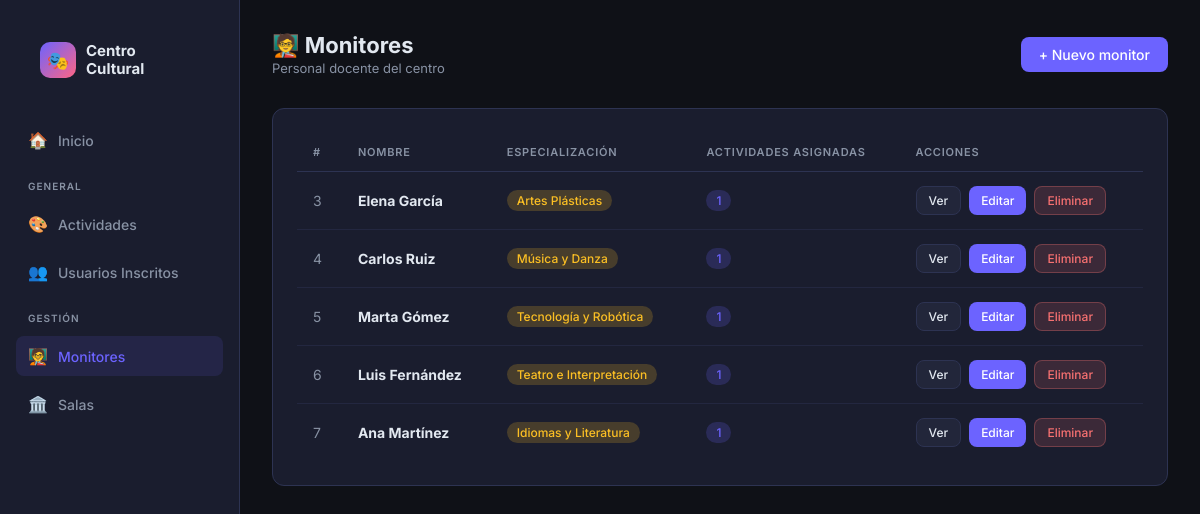
The page /monitores/ on the database its author committed.
### app_actividades/models.py (models this page shows, shortened)
class Monitor(models.Model):
    nombre = models.CharField(max_length=100)
    especializacion = models.CharField(max_length=100)
    def numero_actividades_asignadas(self):
        return self.actividades.count()

### app_actividades/views.py (the view)
# urls.py: path('monitores/', views.lista_monitores, name='lista_monitores'),
def lista_monitores(request):
    monitores = Monitor.objects.all()
    return render(request, 'app_actividades/monitores/lista_monitores.html', {'monitores': monitores})

### templates/app_actividades/monitores/lista_monitores.html (shortened to what this page needs)
{% extends "app_actividades/base.html" %}
{% block content %}
<div class="topbar">
    <div>
        <h1>🧑‍🏫 Monitores</h1>
        <p class="breadcrumb">Personal docente del centro</p>
    </div>
    <a href="{% url 'nuevo_monitor' %}" class="btn btn-primary">+ Nuevo monitor</a>
</div>
<div class="card">
    {% if monitores %}
    <div class="table-wrap">
    <table>
        <thead><tr><th>#</th><th>Nombre</th><th>Especialización</th><th>Actividades asignadas</th><th>Acciones</th></tr></thead>
        <tbody>
            {% for m in monitores %}
            <tr>
                <td style="color:var(--text-muted)">{{ m.id }}</td>
                <td><strong>{{ m.nombre }}</strong></td>
                <td><span class="badge badge-yellow">{{ m.especializacion }}</span></td>
                <td><span class="badge badge-purple">{{ m.numero_actividades_asignadas }}</span></td>
                <td>
                    <div class="actions">
                        <a href="{% url 'detalle_monitor' m.id %}" class="btn btn-secondary btn-sm">Ver</a>
                        <a href="{% url 'editar_monitor' m.id %}" class="btn btn-primary btn-sm">Editar</a>
                        <a href="{% url 'eliminar_monitor' m.id %}" class="btn btn-danger btn-sm">Eliminar</a>
                    </div>
                </td>
            </tr>
            {% endfor %}
        </tbody>
    </table>
    </div>
    {% else %}
    <div class="empty">
        <span class="empty-icon">🧑‍🏫</span>
        <p>No hay monitores registrados.</p>
        <a href="{% url 'nuevo_monitor' %}" class="btn btn-primary" style="margin-top:16px">Añadir monitor</a>
    </div>
    {% endif %}
</div>
{% endblock %}

### templates/app_actividades/base.html (style rules this page uses)
*, *::before, *::after { box-sizing: border-box; margin: 0; padding: 0; }
:root { --bg: #0f1117; --surface: #1a1d2e; --surface2: #22263a; --accent: #6c63ff; --accent2: #ff6584; --text: #e2e8f0; --text-muted: #8892a4; --border: #2d3352; --success: #34d399; --danger: #f87171; --warning: #fbbf24; --radius: 12px; --radius-sm: 8px; }
body { font-family: 'Inter', sans-serif; background: var(--bg); color: var(--text); min-height: 100vh; display: flex; }
.topbar { display: flex; align-items: center; justify-content: space-between; margin-bottom: 32px; }
.topbar h1 { font-size: 22px; font-weight: 700; }
.topbar .breadcrumb { font-size: 13px; color: var(--text-muted); margin-top: 2px; }
.btn { display: inline-flex; align-items: center; gap: 8px; padding: 9px 18px; border-radius: var(--radius-sm); font-size: 14px; font-weight: 500; cursor: pointer; border: none; text-decoration: none; transition: all .2s; }
.btn-primary { background: var(--accent); color: #fff; }
.btn-danger { background: rgba(248,113,113,.15); color: var(--danger); border: 1px solid rgba(248,113,113,.3); }
.btn-secondary { background: var(--surface2); color: var(--text); border: 1px solid var(--border); }
.btn-sm { padding: 6px 12px; font-size: 12px; }
.card { background: var(--surface); border: 1px solid var(--border); border-radius: var(--radius); padding: 24px; transition: border-color .2s; }
.table-wrap { overflow-x: auto; }
table { width: 100%; border-collapse: collapse; }
th { text-align: left; padding: 12px 16px; font-size: 11px; font-weight: 600; letter-spacing: .8px; text-transform: uppercase; color: var(--text-muted); border-bottom: 1px solid var(--border); }
td { padding: 14px 16px; font-size: 14px; border-bottom: 1px solid rgba(45,51,82,.5); }
tr:last-child td { border-bottom: none; }
.badge { display: inline-flex; align-items: center; padding: 3px 10px; border-radius: 20px; font-size: 12px; font-weight: 500; }
.badge-purple { background: rgba(108,99,255,.2); color: var(--accent); }
.badge-yellow { background: rgba(251,191,36,.2); color: var(--warning); }
.actions { display: flex; gap: 8px; }

### rows shown on the page
Monitor: id "3", nombre "Elena García", especializacion "Artes Plásticas", numero_actividades_asignadas "1"
Monitor: id "4", nombre "Carlos Ruiz", especializacion "Música y Danza", numero_actividades_asignadas "1"
Monitor: id "5", nombre "Marta Gómez", especializacion "Tecnología y Robótica", numero_actividades_asignadas "1"
Monitor: id "6", nombre "Luis Fernández", especializacion "Teatro e Interpretación", numero_actividades_asignadas "1"
Monitor: id "7", nombre "Ana Martínez", especializacion "Idiomas y Literatura", numero_actividades_asignadas "1"
